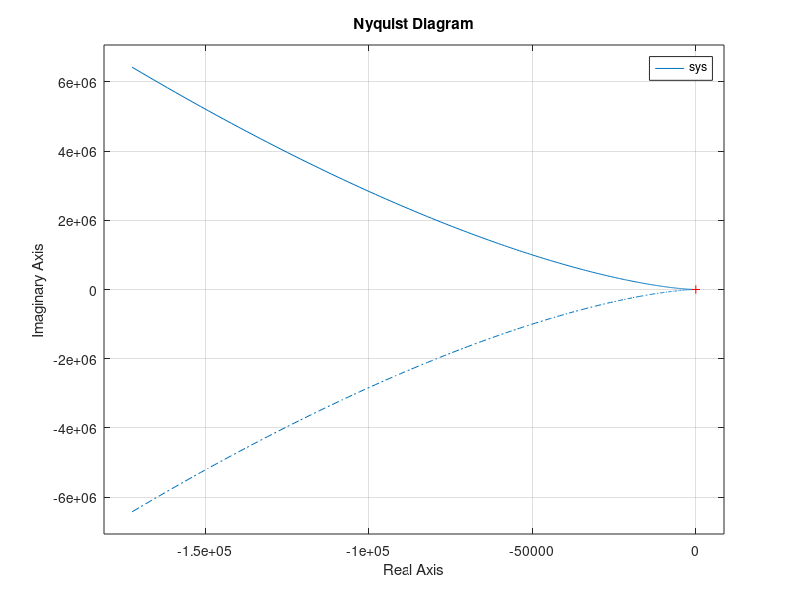
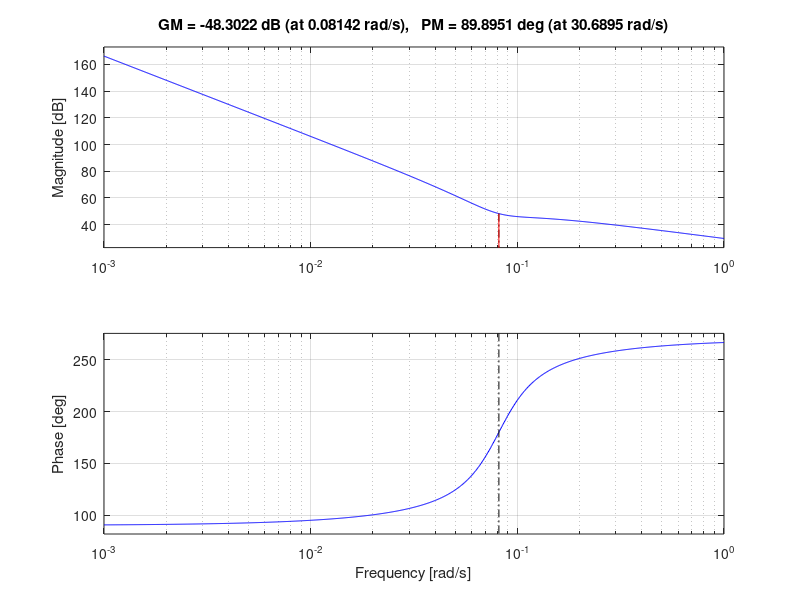
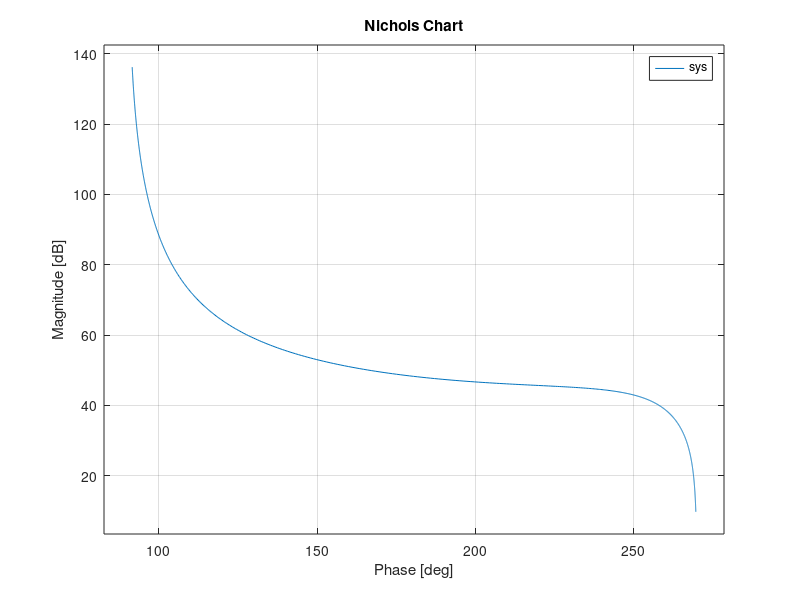
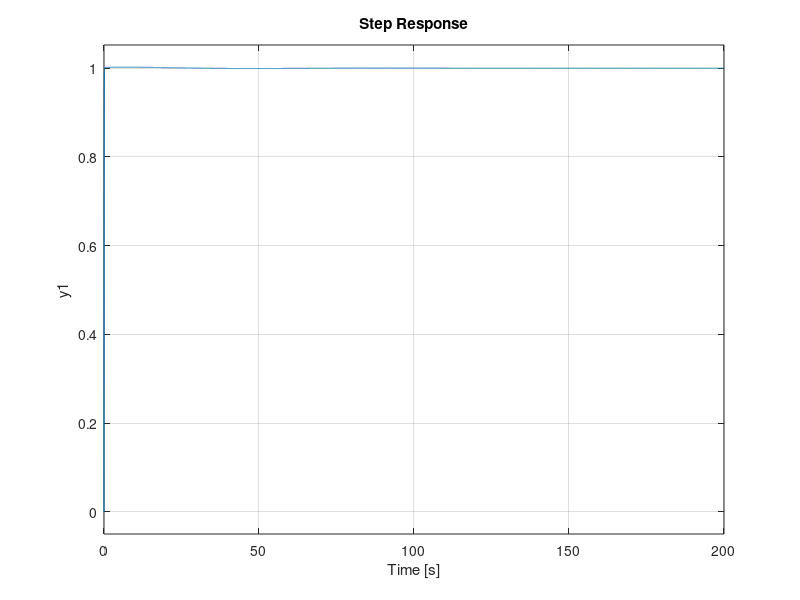

These charts were generated, in order, by the following MATLAB code:
clear; clc;

% global xi wn J A;

xi = 1.0;
wn = 0.1;
J = 2.9;
A = 1 / J;
alpha = 1.0;

kd = (2 * xi * wn + alpha * wn);
kp = (wn ^ 2 + 2 * xi * wn ^ 2 * alpha);
ki = (alpha * wn ^ 2);

kp = 5.0;
ki = 0.59;
kd = 89.0;


K = 1 / A * [kp ki kd]

%% Open Loop TF analysis

NUM = A * [kd kp ki];
DEN = [1, 0, 0, 0];
sys = tf(NUM, DEN)
z = roots(NUM');
p = roots(DEN');

figure(1); clf; nyquist(sys); grid on;
figure(2); clf; margin(sys); grid on;
figure(3); clf; nichols(sys); grid on;
[Gm, Pm, Wcg, Wcp] = margin(sys);
delay = (Pm) / rad2deg(Wcp)

%% Sensitivity analysis

NUM = [1 0 0 0];
DEN = [1 A * kd A * kp A * ki];
sys = tf(NUM, DEN);
figure(6); clf; margin(sys); grid on;


%% Closed Loop analysis
NUM = A * [kd kp ki];
DEN = [1 A * kd A * kp A * ki];
sys = tf(NUM, DEN);
figure(4); clf; step(sys); grid on;
figure(5); clf; impulse(sys); grid on;
% figure(6); clf; ramp(sys); grid on;


